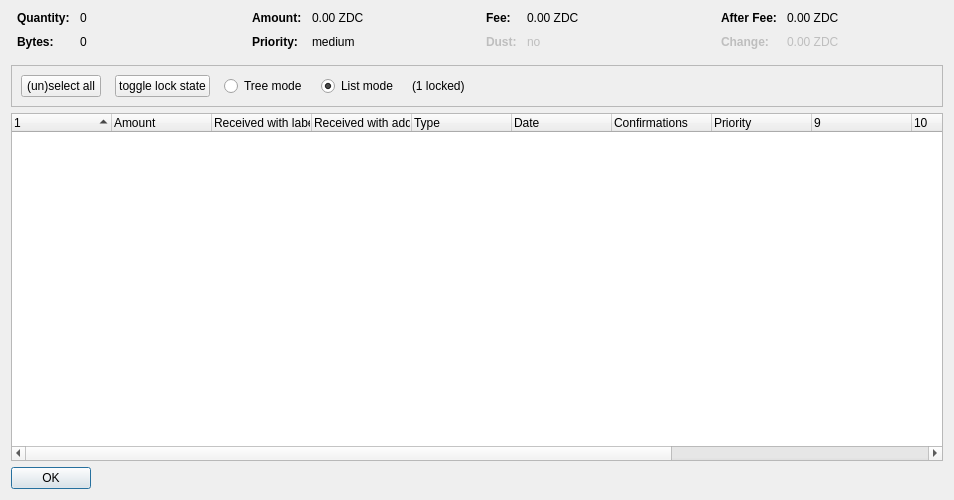
<?xml version="1.0" encoding="UTF-8"?>
<ui version="4.0">
 <class>CoinControlDialog</class>
 <widget class="QDialog" name="CoinControlDialog">
  <property name="geometry">
   <rect>
    <x>0</x>
    <y>0</y>
    <width>954</width>
    <height>500</height>
   </rect>
  </property>
  <property name="windowTitle">
   <string>Coin Selection</string>
  </property>
  <layout class="QVBoxLayout" name="verticalLayout">
   <item>
    <layout class="QHBoxLayout" name="horizontalLayoutTop" stretch="0,0,0,0">
     <property name="topMargin">
      <number>0</number>
     </property>
     <property name="bottomMargin">
      <number>10</number>
     </property>
     <item>
      <layout class="QFormLayout" name="formLayoutCoinControl1">
       <property name="horizontalSpacing">
        <number>10</number>
       </property>
       <property name="verticalSpacing">
        <number>10</number>
       </property>
       <property name="leftMargin">
        <number>6</number>
       </property>
       <property name="rightMargin">
        <number>6</number>
       </property>
       <item row="0" column="0">
        <widget class="QLabel" name="labelCoinControlQuantityText">
         <property name="font">
          <font>
           <weight>75</weight>
           <bold>true</bold>
          </font>
         </property>
         <property name="text">
          <string>Quantity:</string>
         </property>
        </widget>
       </item>
       <item row="0" column="1">
        <widget class="QLabel" name="labelCoinControlQuantity">
         <property name="cursor">
          <cursorShape>IBeamCursor</cursorShape>
         </property>
         <property name="contextMenuPolicy">
          <enum>Qt::ActionsContextMenu</enum>
         </property>
         <property name="text">
          <string notr="true">0</string>
         </property>
         <property name="textInteractionFlags">
          <set>Qt::LinksAccessibleByMouse|Qt::TextSelectableByKeyboard|Qt::TextSelectableByMouse</set>
         </property>
        </widget>
       </item>
       <item row="1" column="0">
        <widget class="QLabel" name="labelCoinControlBytesText">
         <property name="font">
          <font>
           <weight>75</weight>
           <bold>true</bold>
          </font>
         </property>
         <property name="text">
          <string>Bytes:</string>
         </property>
        </widget>
       </item>
       <item row="1" column="1">
        <widget class="QLabel" name="labelCoinControlBytes">
         <property name="cursor">
          <cursorShape>IBeamCursor</cursorShape>
         </property>
         <property name="contextMenuPolicy">
          <enum>Qt::ActionsContextMenu</enum>
         </property>
         <property name="text">
          <string notr="true">0</string>
         </property>
         <property name="textInteractionFlags">
          <set>Qt::LinksAccessibleByMouse|Qt::TextSelectableByKeyboard|Qt::TextSelectableByMouse</set>
         </property>
        </widget>
       </item>
      </layout>
     </item>
     <item>
      <layout class="QFormLayout" name="formLayoutCoinControl2">
       <property name="horizontalSpacing">
        <number>10</number>
       </property>
       <property name="verticalSpacing">
        <number>10</number>
       </property>
       <property name="leftMargin">
        <number>6</number>
       </property>
       <property name="rightMargin">
        <number>6</number>
       </property>
       <item row="0" column="0">
        <widget class="QLabel" name="labelCoinControlAmountText">
         <property name="font">
          <font>
           <weight>75</weight>
           <bold>true</bold>
          </font>
         </property>
         <property name="text">
          <string>Amount:</string>
         </property>
        </widget>
       </item>
       <item row="0" column="1">
        <widget class="QLabel" name="labelCoinControlAmount">
         <property name="cursor">
          <cursorShape>IBeamCursor</cursorShape>
         </property>
         <property name="contextMenuPolicy">
          <enum>Qt::ActionsContextMenu</enum>
         </property>
         <property name="text">
          <string notr="true">0.00 ZDC</string>
         </property>
         <property name="textInteractionFlags">
          <set>Qt::LinksAccessibleByMouse|Qt::TextSelectableByKeyboard|Qt::TextSelectableByMouse</set>
         </property>
        </widget>
       </item>
       <item row="1" column="0">
        <widget class="QLabel" name="labelCoinControlPriorityText">
         <property name="font">
          <font>
           <weight>75</weight>
           <bold>true</bold>
          </font>
         </property>
         <property name="text">
          <string>Priority:</string>
         </property>
        </widget>
       </item>
       <item row="1" column="1">
        <widget class="QLabel" name="labelCoinControlPriority">
         <property name="cursor">
          <cursorShape>IBeamCursor</cursorShape>
         </property>
         <property name="contextMenuPolicy">
          <enum>Qt::ActionsContextMenu</enum>
         </property>
         <property name="text">
          <string>medium</string>
         </property>
         <property name="textInteractionFlags">
          <set>Qt::LinksAccessibleByMouse|Qt::TextSelectableByKeyboard|Qt::TextSelectableByMouse</set>
         </property>
        </widget>
       </item>
      </layout>
     </item>
     <item>
      <layout class="QFormLayout" name="formLayoutCoinControl3">
       <property name="horizontalSpacing">
        <number>10</number>
       </property>
       <property name="verticalSpacing">
        <number>10</number>
       </property>
       <property name="leftMargin">
        <number>6</number>
       </property>
       <property name="rightMargin">
        <number>6</number>
       </property>
       <item row="0" column="0">
        <widget class="QLabel" name="labelCoinControlFeeText">
         <property name="font">
          <font>
           <weight>75</weight>
           <bold>true</bold>
          </font>
         </property>
         <property name="text">
          <string>Fee:</string>
         </property>
        </widget>
       </item>
       <item row="0" column="1">
        <widget class="QLabel" name="labelCoinControlFee">
         <property name="cursor">
          <cursorShape>IBeamCursor</cursorShape>
         </property>
         <property name="contextMenuPolicy">
          <enum>Qt::ActionsContextMenu</enum>
         </property>
         <property name="text">
          <string notr="true">0.00 ZDC</string>
         </property>
         <property name="textInteractionFlags">
          <set>Qt::LinksAccessibleByMouse|Qt::TextSelectableByKeyboard|Qt::TextSelectableByMouse</set>
         </property>
        </widget>
       </item>
       <item row="1" column="0">
        <widget class="QLabel" name="labelCoinControlLowOutputText">
         <property name="enabled">
          <bool>false</bool>
         </property>
         <property name="font">
          <font>
           <weight>75</weight>
           <bold>true</bold>
          </font>
         </property>
         <property name="text">
          <string>Dust:</string>
         </property>
        </widget>
       </item>
       <item row="1" column="1">
        <widget class="QLabel" name="labelCoinControlLowOutput">
         <property name="enabled">
          <bool>false</bool>
         </property>
         <property name="cursor">
          <cursorShape>IBeamCursor</cursorShape>
         </property>
         <property name="contextMenuPolicy">
          <enum>Qt::ActionsContextMenu</enum>
         </property>
         <property name="text">
          <string>no</string>
         </property>
         <property name="textInteractionFlags">
          <set>Qt::LinksAccessibleByMouse|Qt::TextSelectableByKeyboard|Qt::TextSelectableByMouse</set>
         </property>
        </widget>
       </item>
      </layout>
     </item>
     <item>
      <layout class="QFormLayout" name="formLayoutCoinControl4">
       <property name="horizontalSpacing">
        <number>10</number>
       </property>
       <property name="verticalSpacing">
        <number>10</number>
       </property>
       <property name="leftMargin">
        <number>6</number>
       </property>
       <property name="rightMargin">
        <number>6</number>
       </property>
       <item row="0" column="0">
        <widget class="QLabel" name="labelCoinControlAfterFeeText">
         <property name="font">
          <font>
           <weight>75</weight>
           <bold>true</bold>
          </font>
         </property>
         <property name="text">
          <string>After Fee:</string>
         </property>
        </widget>
       </item>
       <item row="0" column="1">
        <widget class="QLabel" name="labelCoinControlAfterFee">
         <property name="cursor">
          <cursorShape>IBeamCursor</cursorShape>
         </property>
         <property name="contextMenuPolicy">
          <enum>Qt::ActionsContextMenu</enum>
         </property>
         <property name="text">
          <string notr="true">0.00 ZDC</string>
         </property>
         <property name="textInteractionFlags">
          <set>Qt::LinksAccessibleByMouse|Qt::TextSelectableByKeyboard|Qt::TextSelectableByMouse</set>
         </property>
        </widget>
       </item>
       <item row="1" column="0">
        <widget class="QLabel" name="labelCoinControlChangeText">
         <property name="enabled">
          <bool>false</bool>
         </property>
         <property name="font">
          <font>
           <weight>75</weight>
           <bold>true</bold>
          </font>
         </property>
         <property name="text">
          <string>Change:</string>
         </property>
        </widget>
       </item>
       <item row="1" column="1">
        <widget class="QLabel" name="labelCoinControlChange">
         <property name="enabled">
          <bool>false</bool>
         </property>
         <property name="cursor">
          <cursorShape>IBeamCursor</cursorShape>
         </property>
         <property name="contextMenuPolicy">
          <enum>Qt::ActionsContextMenu</enum>
         </property>
         <property name="text">
          <string notr="true">0.00 ZDC</string>
         </property>
         <property name="textInteractionFlags">
          <set>Qt::LinksAccessibleByMouse|Qt::TextSelectableByKeyboard|Qt::TextSelectableByMouse</set>
         </property>
        </widget>
       </item>
      </layout>
     </item>
    </layout>
   </item>
   <item>
    <widget class="QFrame" name="frame">
     <property name="minimumSize">
      <size>
       <width>0</width>
       <height>40</height>
      </size>
     </property>
     <property name="frameShape">
      <enum>QFrame::StyledPanel</enum>
     </property>
     <property name="frameShadow">
      <enum>QFrame::Sunken</enum>
     </property>
     <layout class="QHBoxLayout" name="horizontalLayout">
      <item>
       <layout class="QHBoxLayout" name="horizontalLayoutPanel" stretch="0,0,0,0,0,0">
        <property name="spacing">
         <number>14</number>
        </property>
        <item>
         <widget class="QPushButton" name="pushButtonSelectAll">
          <property name="sizePolicy">
           <sizepolicy hsizetype="Maximum" vsizetype="Fixed">
            <horstretch>0</horstretch>
            <verstretch>0</verstretch>
           </sizepolicy>
          </property>
          <property name="text">
           <string>(un)select all</string>
          </property>
          <property name="autoDefault">
           <bool>false</bool>
          </property>
         </widget>
        </item>
        <item>
         <widget class="QPushButton" name="pushButtonToggleLock">
          <property name="sizePolicy">
           <sizepolicy hsizetype="Maximum" vsizetype="Fixed">
            <horstretch>0</horstretch>
            <verstretch>0</verstretch>
           </sizepolicy>
          </property>
          <property name="text">
           <string>toggle lock state</string>
          </property>
          <property name="autoDefault">
           <bool>false</bool>
          </property>
         </widget>
        </item>
        <item>
         <widget class="QRadioButton" name="radioTreeMode">
          <property name="sizePolicy">
           <sizepolicy hsizetype="Maximum" vsizetype="Fixed">
            <horstretch>0</horstretch>
            <verstretch>0</verstretch>
           </sizepolicy>
          </property>
          <property name="text">
           <string>Tree mode</string>
          </property>
         </widget>
        </item>
        <item>
         <widget class="QRadioButton" name="radioListMode">
          <property name="sizePolicy">
           <sizepolicy hsizetype="Maximum" vsizetype="Fixed">
            <horstretch>0</horstretch>
            <verstretch>0</verstretch>
           </sizepolicy>
          </property>
          <property name="text">
           <string>List mode</string>
          </property>
          <property name="checked">
           <bool>true</bool>
          </property>
         </widget>
        </item>
        <item>
         <widget class="QLabel" name="labelLocked">
          <property name="text">
           <string>(1 locked)</string>
          </property>
         </widget>
        </item>
        <item>
         <spacer name="horizontalSpacer">
          <property name="orientation">
           <enum>Qt::Horizontal</enum>
          </property>
          <property name="sizeHint" stdset="0">
           <size>
            <width>40</width>
            <height>20</height>
           </size>
          </property>
         </spacer>
        </item>
       </layout>
      </item>
     </layout>
    </widget>
   </item>
   <item>
    <widget class="CoinControlTreeWidget" name="treeWidget">
     <property name="contextMenuPolicy">
      <enum>Qt::CustomContextMenu</enum>
     </property>
     <property name="sortingEnabled">
      <bool>false</bool>
     </property>
     <property name="columnCount">
      <number>13</number>
     </property>
     <attribute name="headerShowSortIndicator" stdset="0">
      <bool>true</bool>
     </attribute>
     <attribute name="headerStretchLastSection">
      <bool>false</bool>
     </attribute>
     <column>
      <property name="text">
       <string/>
      </property>
     </column>
     <column>
      <property name="text">
       <string>Amount</string>
      </property>
     </column>
     <column>
      <property name="text">
       <string>Received with label</string>
      </property>
     </column>
     <column>
      <property name="text">
       <string>Received with address</string>
      </property>
     </column>
     <column>
      <property name="text">
       <string>Type</string>
      </property>
     </column>
     <column>
      <property name="text">
       <string>Date</string>
      </property>
     </column>
     <column>
      <property name="text">
       <string>Confirmations</string>
      </property>
      <property name="toolTip">
       <string>Confirmed</string>
      </property>
     </column>
     <column>
      <property name="text">
       <string>Priority</string>
      </property>
     </column>
     <column>
      <property name="text">
       <string/>
      </property>
     </column>
     <column>
      <property name="text">
       <string/>
      </property>
     </column>
     <column>
      <property name="text">
       <string/>
      </property>
     </column>
     <column>
      <property name="text">
       <string/>
      </property>
     </column>
     <column>
      <property name="text">
       <string/>
      </property>
     </column>
    </widget>
   </item>
   <item>
    <widget class="QDialogButtonBox" name="buttonBox">
     <property name="sizePolicy">
      <sizepolicy hsizetype="Maximum" vsizetype="Fixed">
       <horstretch>0</horstretch>
       <verstretch>0</verstretch>
      </sizepolicy>
     </property>
     <property name="orientation">
      <enum>Qt::Horizontal</enum>
     </property>
     <property name="standardButtons">
      <set>QDialogButtonBox::Ok</set>
     </property>
    </widget>
   </item>
  </layout>
 </widget>
 <customwidgets>
  <customwidget>
   <class>CoinControlTreeWidget</class>
   <extends>QTreeWidget</extends>
   <header>coincontroltreewidget.h</header>
  </customwidget>
 </customwidgets>
 <resources/>
 <connections/>
</ui>
